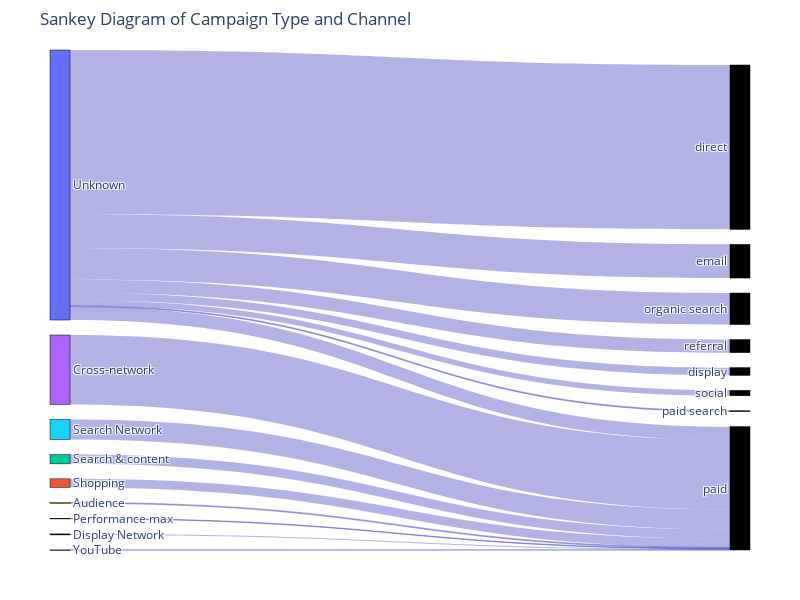

Write notebook code for a chart like this one.
### Markdown cell above
Sankey Diagram of Campaign Type and Channel

### Code cell
# X = df[['Is Converted', 'Source', 'Channel', 'Campaign Type', 'Hour', 'Day of Week']]
X = website_data[['Campaign Type','Channel']]

labels = list(pd.unique(X.values.ravel('K')))
 
label_mapping = {label: idx for idx, label in enumerate(labels)}

sources = []
targets = []
values = []

for (campaign_type,channel), count in X.value_counts().items():
    sources.append(label_mapping[campaign_type])
    targets.append(label_mapping[channel])
    values.append(count)

fig = go.Figure(go.Sankey(
    node=dict(
        pad=15,
        thickness=20,
        line=dict(color="black", width=0.5),
        label=labels,
        color=["#636EFA", "#EF553B", "#00CC96", "#AB63FA", "#FFA15A", "#19D3F3"]
    ),
    link=dict(
        source=sources,
        target=targets,
        value=values,
        color="rgba(63, 63, 191, 0.4)"
    )
))

fig.update_layout(
    title_text="Sankey Diagram of Campaign Type and Channel",
    font_size=12,
    autosize=False,
    width=800,
    height=600,
    margin=dict(l=50, r=50, t=50, b=50)
)
fig.show()

### Figure 1 — Plotly figure (JSON) as saved in the notebook; plotly's stock layout.template omitted (floating-point values rounded to 4 significant figures)
{"data": [{"link": {"color": "rgba(63, 63, 191, 0.4)", "source": [0, 3, 0, 0, 5, 0, 0, 2, 1, 0, 0, 8, 4, 0, 6, 7], "target": [9, 15, 12, 10, 15, 15, 11, 15, 15, 13, 14, 15, 15, 16, 15, 15], "value": [1946200, 821796, 398658, 373391, 239033, 158355, 154648, 109555, 101158, 91156, 64304, 11890, 10945, 10364, 6970, 1002]}, "node": {"color": ["#636EFA", "#EF553B", "#00CC96", "#AB63FA", "#FFA15A", "#19D3F3"], "label": ["Unknown", "Shopping", "Search & content", "Cross-network", "Audience", "Search Network", "Performance max", "YouTube", "Display Network", "direct", "organic search", "referral", "email", "display", "social", "paid", "paid search"], "line": {"color": "black", "width": 0.5}, "pad": 15, "thickness": 20}, "type": "sankey"}], "layout": {"autosize": false, "font": {"size": 12}, "height": 600, "margin": {"b": 50, "l": 50, "r": 50, "t": 50}, "title": {"text": "Sankey Diagram of Campaign Type and Channel"}, "width": 800}}
